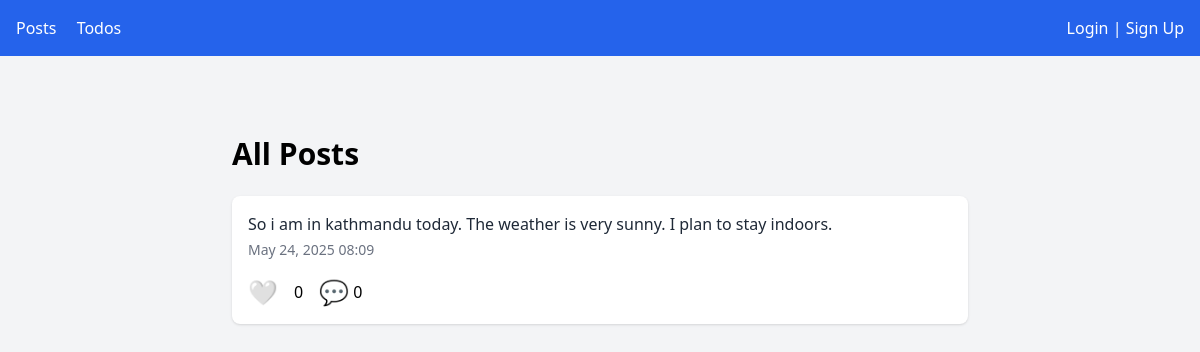
The app's page /, older data.
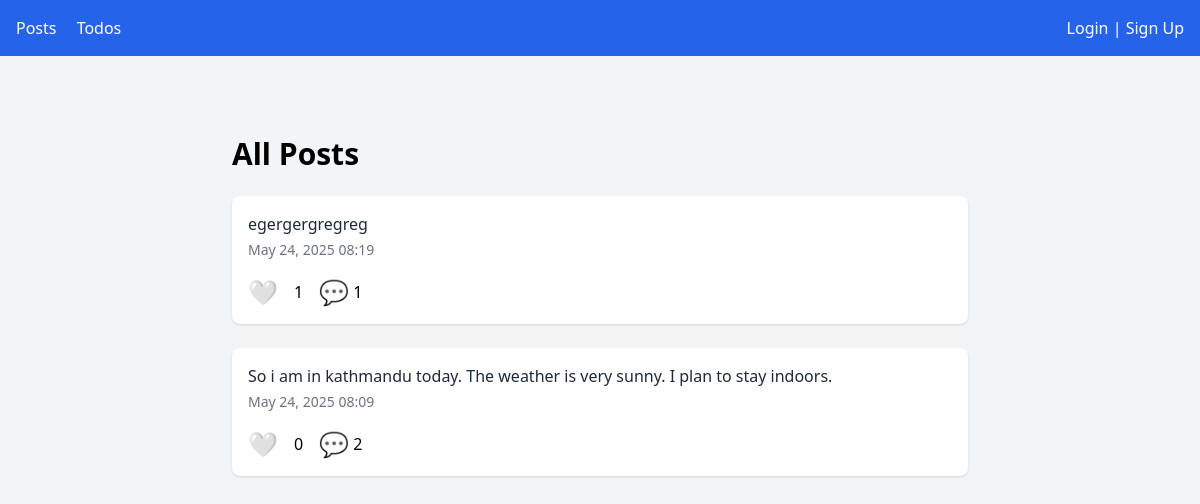
The same page, newer data.
### media_app/models.py (models this page shows)
class Post(models.Model):
    user = models.ForeignKey(User, on_delete=models.CASCADE)
    content = models.TextField()
    created_at = models.DateTimeField(auto_now_add=True)

### media_app/views.py (the view)
# urls.py: path('', views.post_list, name='post_list'),
def post_list(request):
    posts = Post.objects.all().order_by('-created_at')
    return render(request, 'media_app/post_list.html', {'posts': posts})

### media_app/templates/media_app/post_list.html (shortened to what this page needs)
{% extends 'media_app/base.html' %}
{% block content %}
<div class="max-w-3xl mx-auto mt-10 p-4">
  <div class="flex justify-between items-center mb-6">
    <h1 class="text-3xl font-bold">All Posts</h1>
  </div>
  {% for post in posts %}
    <div class="bg-white p-4 rounded-lg shadow mb-6">
      <p class="text-gray-800">{{ post.content }}</p>
      <p class="text-sm text-gray-500 mt-1">{{ post.created_at|date:"M d, Y H:i" }}</p>
      <div class="mt-4 flex items-center space-x-4">
        {% if user.is_authenticated %}
          <form action="{% url 'media_app:like_post' post.pk %}" method="post">
            {% csrf_token %}
            <button type="submit" class="text-2xl leading-none">
              {% if user in post.likes.all %}
                ❤️
              {% else %}
                🤍
              {% endif %}
            </button>
          </form>
        {% else %}
          <span class="text-2xl">🤍</span>
        {% endif %}
        <span>{{ post.likes.count }}</span>
        <a href="{% url 'media_app:post_detail' post.pk %}" class="flex items-center text-2xl leading-none hover:underline">
          💬
          <span class="ml-1 text-base">{{ post.comments.count }}</span>
        </a>
      </div>
    </div>
  {% empty %}
    <p class="text-center text-gray-500">No posts yet.</p>
  {% endfor %}
</div>
{% endblock %}

### media_app/templates/media_app/base.html (shortened to what this page needs)
<!DOCTYPE html>
<html lang="en">
<head>
  <script src="https://cdn.tailwindcss.com"></script>
</head>
<body class="bg-gray-100 min-h-screen">
  <nav class="bg-blue-600 p-4 text-white flex justify-between">
    <div>
      <a href="{% url 'media_app:post_list' %}" class="mr-4">Posts</a>
      <a href="{% url 'todo_app:todo_list' %}">Todos</a>
    </div>
    <div>
      {% if user.is_authenticated %}
        Hello, {{ user.username }} |
        <a href="{% url 'media_app:logout' %}">Logout</a>
      {% else %}
        <a href="{% url 'media_app:login' %}">Login</a> |
        <a href="{% url 'media_app:signup' %}">Sign Up</a>
      {% endif %}
    </div>
  </nav>
  <main class="container mx-auto p-6">{% block content %}{% endblock %}</main>
</body>
</html>

Row changes from the older to the newer data that the page shows:
added Post: content "egergergregreg", created_at "May 24, 2025 08:19", likes.count "1", comments.count "1"
computed for Post "So i am in kathmandu today. The weather is very sunny. I plan to stay indoors.": comments.count "0" → "2"
